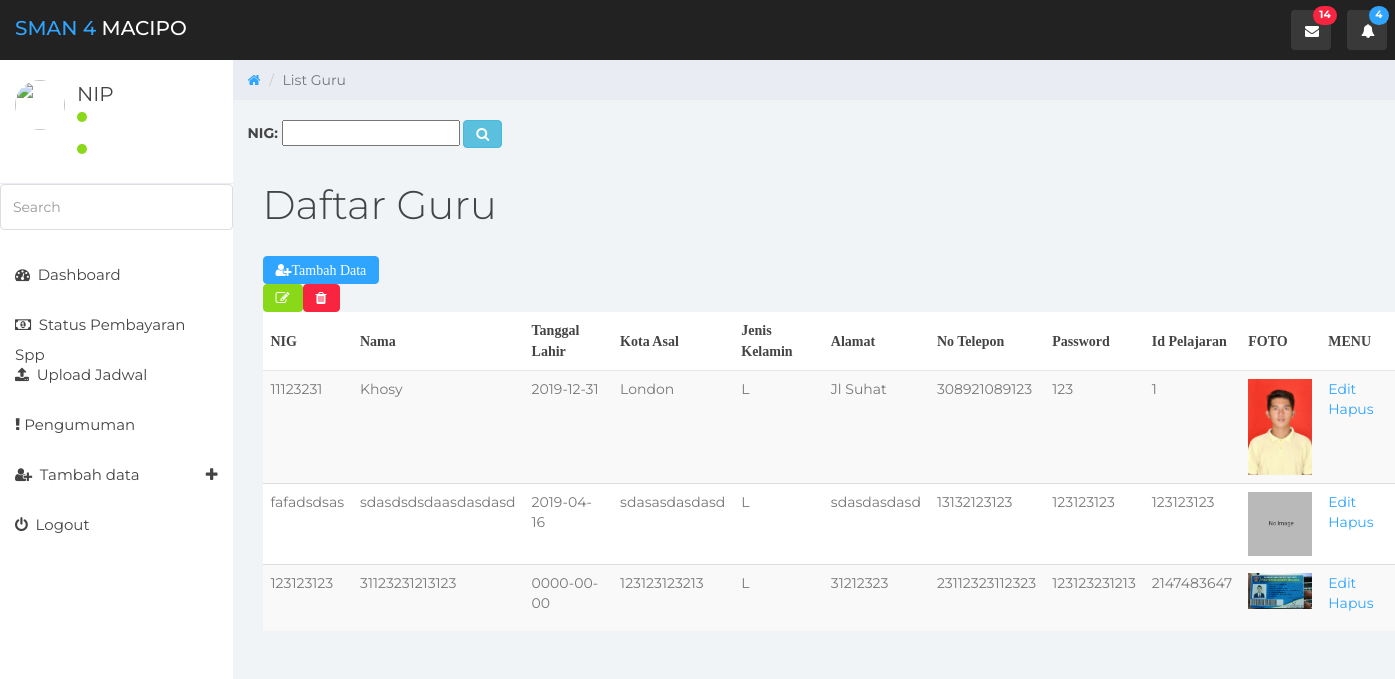
/index.php/c_guru, run on the app's committed database.
### tables this page shows
CREATE TABLE `guru` (
  `id` int(11) NOT NULL,
  `nig` varchar(255) NOT NULL,
  `nama` varchar(255) NOT NULL,
  `tgl_lahir` date NOT NULL,
  `kota_asl` varchar(255) NOT NULL,
  `gender` enum('L','P') NOT NULL,
  `alamat` varchar(255) NOT NULL,
  `no_telp` varchar(20) NOT NULL,
  `password` varchar(255) NOT NULL,
  `id_pelajaran` int(11) NOT NULL,
  `foto` varchar(255) NOT NULL
);

### application/controllers/C_guru.php (called while the page is built, shortened)
<?php
class C_guru extends CI_Controller
{
    public function __construct()
    {
        $this->load->model("Guru_model");
        $this->load->library('form_validation');
    }
    public function index()
    {
        $data["guru"] = $this->Guru_model->getAll();
        $this->load->view("template_admin/header");
        $this->load->view("admin/listguru", $data);
        $this->load->view("template_admin/sidebar");
        $this->load->view("template_admin/footer");
    }
}

### index.php (called while the page is built, shortened)
<?php
require_once BASEPATH.'core/CodeIgniter.php';

### application/models/Guru_model.php (called while the page is built, shortened)
<?php defined('BASEPATH') OR exit('No direct script access allowed') ;
class Guru_model extends CI_Model {
	private $_table = "guru" ;
	public function getAll() {
		return $this->db->get($this->_table)->result() ;
	}
}

### application/views/admin/listguru.php (the view, shortened to what this page needs)
<div class="col-sm-8 col-sm-offset-3 col-lg-10 col-lg-offset-2 main">
		<div class="row">
			<ol class="breadcrumb">
				<li><a href="#">
					<em class="fa fa-home"></em>
				</a></li>
				<li class="active">List Guru</li>
			</ol><br>
			<div class="col-lg-10">
            <form role="search">
			<div class="form-group" method="get" action="">
	        <label>NIG:</label>
			<input type="text" name="nig"/>
	            <button class="btn btn-info fa fa-search" type="submit" name="cari" value="cari Guru" ></button>
            </div>
			</div>
		</div>
		<div class= container>
        <div class="row">
			<div class="col-lg-12">
				<h1 class="page-header">Daftar Guru</h1>
	        <div class="panel-button-tab-left">
            <button class="btn btn-primary fa fa-user-plus" >Tambah Data</button>
			</div>
				<table class="table table-striped">
				<thead>
					<tr>
						<th><font face ="Calibri">NIG</font></th>
						<th><font face ="Calibri">Nama</font></th>
						<th><font face ="Calibri">Tanggal Lahir</font></th>
						<th><font face ="Calibri">Kota Asal</font></th>
						<th><font face ="Calibri">Jenis Kelamin</font></th>
						<th><font face ="Calibri">Alamat</font></th>
						<th><font face ="Calibri">No Telepon</font></th>
						<th><font face ="Calibri">Password</font></th>
						<th><font face ="Calibri">Id Pelajaran</font></th>
						<th><font face ="Calibri"> FOTO </font></th>
						<th><font face ="Calibri"> MENU </font></th>
	                </tr>
					<tbody>
							<?php
							foreach($guru as $dosen) :
							?>
					<tr>
						<td><p><?= $dosen->nig?></p></td>
						<td><p><?= $dosen->nama?></p></td>
						<td><p><?= $dosen->tgl_lahir?></p></td>
						<td><p><?= $dosen->kota_asl?></p></td>
						<td><p><?= $dosen->gender?></p></td>
						<td><p><?= $dosen->alamat?></p></td>
						<td><p><?= $dosen->no_telp?></p></td>
						<td><p><?= $dosen->password?></p></td>
						<td><p><?= $dosen->id_pelajaran?></p></td>
						<td>
						<img src="<?php echo base_url('foto/guru/'.$dosen->foto) ?>" width="64" />
						</td>
					 <td>
					 	<?php echo anchor('C_guru/edit/'.$dosen->id,'Edit'); ?>
						<?php echo anchor('C_guru/delete/'.$dosen->id,'Hapus'); ?>
					 </td>
					</tr>
					<?php endforeach; ?>
					 <button class="btn btn-success fa fa-edit"></button>
					 <button class="btn btn-danger fa fa-trash"></button>
					</tbody>
					</thead>
	        </table>
			</div>
		</div>
</div>

### assets_admin/css/styles.css (style rules this page uses)
body { background: #f1f4f7; padding-top: 60px; font-size: 14px; color: #444444; font-family: "Montserrat", "Helvetica Neue", Helvetica, Arial, sans-serif; }
p { color: #777; }
a, a:hover, a:focus { color: #30a5ff; }
h1, h2, h3, h4, h5, h6 { color: #444444; }
h1 { font-weight: 300; font-size: 40px; }
.btn-primary, .btn-primary:hover, .btn-primary:focus, .btn-primary:active, .btn-primary.active, .open > .dropdown-toggle.btn-primary, .btn-primary.disabled, .btn-primary[disabled], fieldset[disabled] .btn-primary, .btn-primary.disabled:hover, .btn-primary[disabled]:hover, fieldset[disabled] .btn-primary:hover, .btn-primary.disabled:focus, .btn-primary[disabled]:focus, fieldset[disabled] .btn-primary:focus, .btn-primary.disabled:active, .btn-primary[disabled]:active, fieldset[disabled] .btn-primary:active, .btn-primary.disabled.active, .btn-primary[disabled].active, fieldset[disabled] .btn-primary.active { background-color: #30a5ff; border-color: #30a5ff; }
.btn-success, .btn-success:hover, .btn-success:focus, .btn-success:active, .btn-success.active, .open > .dropdown-toggle.btn-success, .btn-success.disabled, .btn-success[disabled], fieldset[disabled] .btn-success, .btn-success.disabled:hover, .btn-success[disabled]:hover, fieldset[disabled] .btn-success:hover, .btn-success.disabled:focus, .btn-success[disabled]:focus, fieldset[disabled] .btn-success:focus, .btn-success.disabled:active, .btn-success[disabled]:active, fieldset[disabled] .btn-success:active, .btn-success.disabled.active, .btn-success[disabled].active, fieldset[disabled] .btn-success.active { background-color: #8ad919; border-color: #8ad919; }
.btn-danger, .btn-danger:hover, .btn-danger:focus, .btn-danger:active, .btn-danger.active, .open > .dropdown-toggle.btn-danger, .btn-danger.disabled, .btn-danger[disabled], fieldset[disabled] .btn-danger, .btn-danger.disabled:hover, .btn-danger[disabled]:hover, fieldset[disabled] .btn-danger:hover, .btn-danger.disabled:focus, .btn-danger[disabled]:focus, fieldset[disabled] .btn-danger:focus, .btn-danger.disabled:active, .btn-danger[disabled]:active, fieldset[disabled] .btn-danger:active, .btn-danger.disabled.active, .btn-danger[disabled].active, fieldset[disabled] .btn-danger.active { background-color: #f9243f; border-color: #f9243f; }
.panel-button-tab-left { border-top-right-radius: 0; border-bottom-right-radius: 0; }
.breadcrumb { border-radius: 0; padding: 10px 15px 10px 15px; background: #e9ecf2; margin: 0; }
h1.page-header { margin-top: 20px; border-bottom: 0; }
.table { background: #fff; }
.table > thead > tr > th { border-bottom: 1px solid #e6e7e8; vertical-align: middle; height: 50px; }

### data on the page
guru: nig "11123231", nama "Khosy", tgl_lahir "2019-12-31", kota_asl "London", gender "L", alamat "Jl Suhat", no_telp "308921089123", password "123", id_pelajaran "1", foto (picture), id "Edit", id "Hapus"
guru: nig "fafadsdsas", nama "sdasdsdsdaasdasdasd", tgl_lahir "2019-04-16", kota_asl "sdasasdasdasd", gender "L", alamat "sdasdasdasd", no_telp "13132123123", password "123123123", id_pelajaran "123123123", foto (placeholder picture), id "Edit", id "Hapus"
guru: nig "123123123", nama "31123231213123", tgl_lahir "0000-00-00", kota_asl "123123123213", gender "L", alamat "31212323", no_telp "23112323112323", password "123123231213", id_pelajaran "2147483647", foto (picture), id "Edit", id "Hapus"
